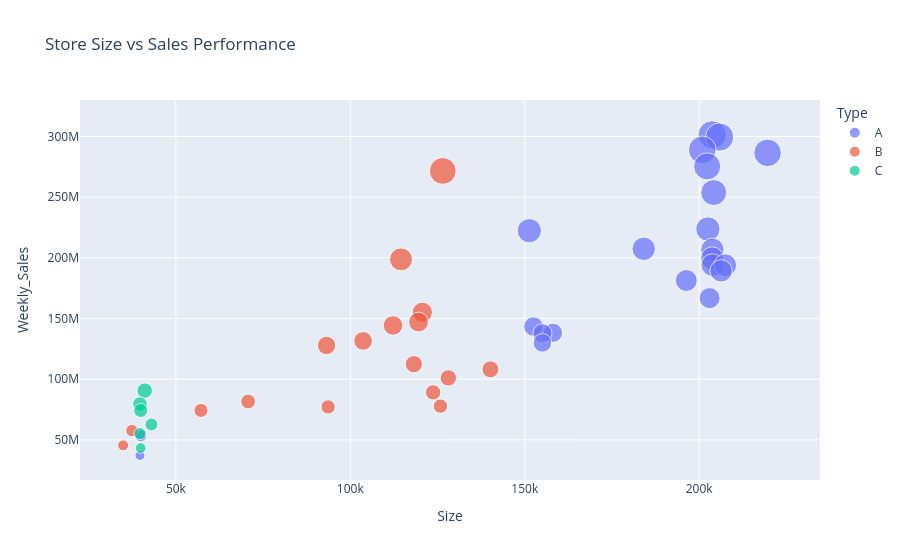

Here is the notebook cell this chart was saved with:
### Code cell
import plotly.express as px

fig = px.scatter(
    store_analysis,
    x='Size',
    y='Weekly_Sales',
    size='Weekly_Sales',
    color='Type',
    title='Store Size vs Sales Performance',
    hover_data=['Store']
)

fig.show()

### Figure 1 — Plotly figure (JSON) as saved in the notebook; plotly's stock layout.template omitted (floating-point values rounded to 4 significant figures)
{"data": [{"customdata": [[20], [4], [14], [13], [2], [27], [6], [1], [39], [19], [31], [24], [11], [28], [41], [32], [26], [34], [40], [8], [36], [33]], "hovertemplate": "Type=A<br>Size=%{x}<br>Weekly_Sales=%{marker.size}<br>Store=%{customdata[0]}<extra></extra>", "legendgroup": "A", "marker": {"color": "#636efa", "size": [301400000.0, 299500000.0, 289000000.0, 286500000.0, 275400000.0, 253900000.0, 223800000.0, 222400000.0, 207400000.0, 206600000.0, 199600000.0, 194000000.0, 194000000.0, 189300000.0, 181300000.0, 166800000.0, 143400000.0, 138300000.0, 137900000.0, 130000000.0, 53410000.0, 37160000.0], "sizemode": "area", "sizeref": 753500.0, "symbol": "circle"}, "mode": "markers", "name": "A", "orientation": "v", "showlegend": true, "type": "scatter", "x": [203742, 205863, 200898, 219622, 202307, 204184, 202505, 151315, 184109, 203819, 203750, 203819, 207499, 206302, 196321, 203007, 152513, 158114, 155083, 155078, 39910, 39690], "xaxis": "x", "y": [301400000.0, 299500000.0, 289000000.0, 286500000.0, 275400000.0, 253900000.0, 223800000.0, 222400000.0, 207400000.0, 206600000.0, 199600000.0, 194000000.0, 194000000.0, 189300000.0, 181300000.0, 166800000.0, 143400000.0, 138300000.0, 137900000.0, 130000000.0, 53410000.0, 37160000.0], "yaxis": "y"}, {"customdata": [[10], [23], [18], [22], [12], [35], [17], [45], [21], [25], [15], [7], [9], [29], [16], [3], [5]], "hovertemplate": "Type=B<br>Size=%{x}<br>Weekly_Sales=%{marker.size}<br>Store=%{customdata[0]}<extra></extra>", "legendgroup": "B", "marker": {"color": "#EF553B", "size": [271600000.0, 198800000.0, 155100000.0, 147100000.0, 144300000.0, 131500000.0, 127800000.0, 112400000.0, 108100000.0, 101100000.0, 89130000.0, 81600000.0, 77790000.0, 77140000.0, 74260000.0, 57590000.0, 45480000.0], "sizemode": "area", "sizeref": 753500.0, "symbol": "circle"}, "mode": "markers", "name": "B", "orientation": "v", "showlegend": true, "type": "scatter", "x": [126512, 114533, 120653, 119557, 112238, 103681, 93188, 118221, 140167, 128107, 123737, 70713, 125833, 93638, 57197, 37392, 34875], "xaxis": "x", "y": [271600000.0, 198800000.0, 155100000.0, 147100000.0, 144300000.0, 131500000.0, 127800000.0, 112400000.0, 108100000.0, 101100000.0, 89130000.0, 81600000.0, 77790000.0, 77140000.0, 74260000.0, 57590000.0, 45480000.0], "yaxis": "y"}, {"customdata": [[43], [42], [37], [30], [38], [44]], "hovertemplate": "Type=C<br>Size=%{x}<br>Weekly_Sales=%{marker.size}<br>Store=%{customdata[0]}<extra></extra>", "legendgroup": "C", "marker": {"color": "#00cc96", "size": [90570000.0, 79570000.0, 74200000.0, 62720000.0, 55160000.0, 43290000.0], "sizemode": "area", "sizeref": 753500.0, "symbol": "circle"}, "mode": "markers", "name": "C", "orientation": "v", "showlegend": true, "type": "scatter", "x": [41062, 39690, 39910, 42988, 39690, 39910], "xaxis": "x", "y": [90570000.0, 79570000.0, 74200000.0, 62720000.0, 55160000.0, 43290000.0], "yaxis": "y"}], "layout": {"legend": {"itemsizing": "constant", "title": {"text": "Type"}, "tracegroupgap": 0}, "title": {"text": "Store Size vs Sales Performance"}, "xaxis": {"anchor": "y", "domain": [0, 1], "title": {"text": "Size"}}, "yaxis": {"anchor": "x", "domain": [0, 1], "title": {"text": "Weekly_Sales"}}}}
